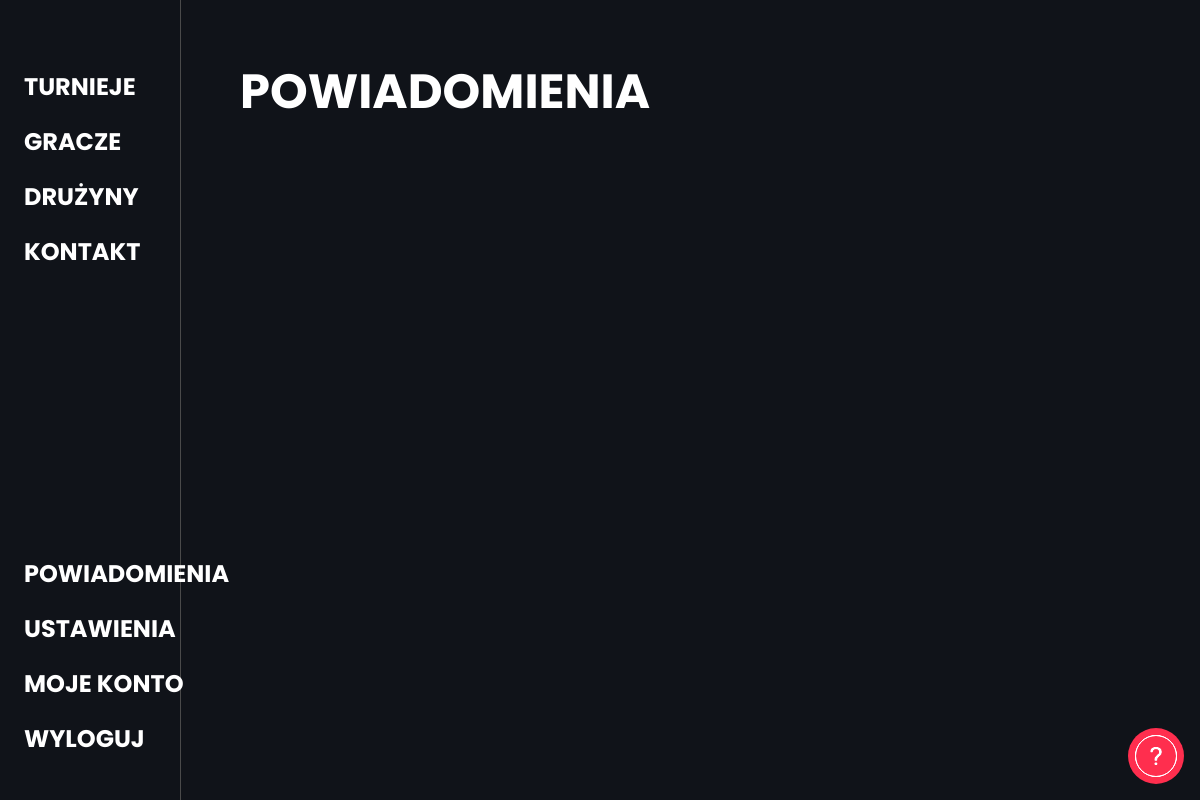
Before: /powiadomienia (signed in) with the older database file.
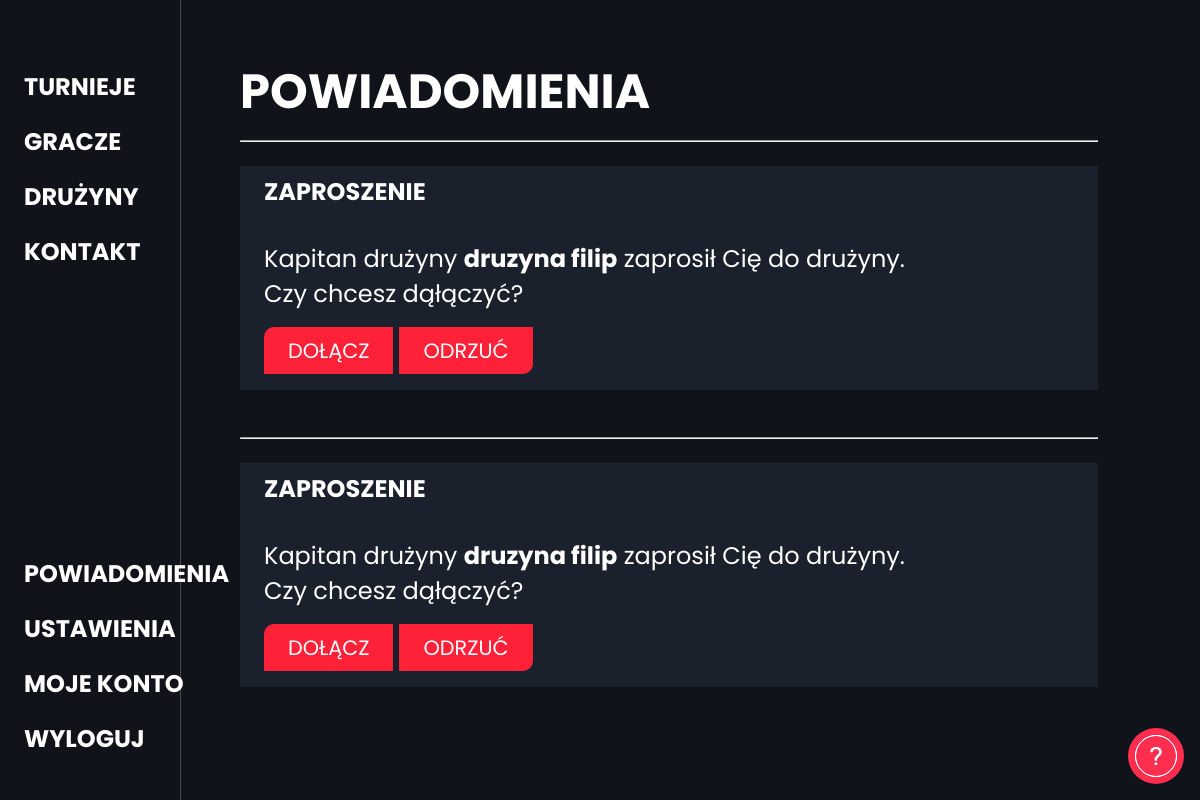
After: the same page with the newer database file.
### backend/models.py (models this page shows)
class Powiadomienia(models.Model):
    user = models.ForeignKey(CustomUser, on_delete=models.CASCADE)
    tresc = models.TextField()
    druzyna = models.CharField(max_length=100, null=True, blank=True)
    volunteer = models.CharField(max_length=100, null=True, blank=True)
    data = models.DateTimeField(auto_now_add=True)

### backend/views.py (the view, shortened to what this page needs)
# urls.py: path('powiadomienia', powiadomienia, name='powiadomienia'),
def powiadomienia(request):
    user = request.user
    if user.is_authenticated:
        powiadomienia = Powiadomienia.objects.filter(user=user)
        return render(request, 'frontend/powiadomienia.html', {'powiadomienia': powiadomienia})
    else:
        return redirect('/')

### backend/models.py (called while the page is built)
    def __str__(self):
        return self.username

### frontend/templatetags/post_tags.py (called while the page is built)
@register.simple_tag(takes_context=True)
def notification(context):
    user = context['user']
    if user.is_authenticated:
        powiadomienia = Powiadomienia.objects.filter(user=user)
        return powiadomienia.count()
    else:
        return "0"

### frontend/templates/frontend/powiadomienia.html (shortened to what this page needs)
{% extends 'frontend/base.html' %}
{% block content %}
    <div id="container" class="player-detail-container contactcontainer">
        <div id="contactinner-wrapper" class="powiadomienieinner_wrapper">
            <h1 class="powheader">Powiadomienia</h1>
            {% for powiadomienie in powiadomienia %}
            <hr>
                {% if powiadomienie.tresc == "Zaproszenie" %}
                <div class="powiadomienie_card">
                <h4>Zaproszenie</h4>
                    Kapitan drużyny&nbsp;<a class="inline" href="{% url 'team_site' teamname=powiadomienie.druzyna %}"><b>{{powiadomienie.druzyna}}</b></a>&nbsp;zaprosił Cię do drużyny.<br>Czy chcesz dąłączyć?<br>
                    <div class="response">
                        <form class="powiadomienie_form" method="post">
                            <button class="defaultbutton">Dołącz</button>
                        </form>
                        <form class="powiadomienie_form" method="post">
                            <button class="defaultbutton">Odrzuć</button>
                        </form>
                    </div>
                </div>
                {% endif %}
                <br>
            {% endfor %}
        </div>
    </div>
{% endblock %}

Changed rows visible on the page:
added Powiadomienia: druzyna "druzyna filip"
added Powiadomienia: druzyna "druzyna filip"
